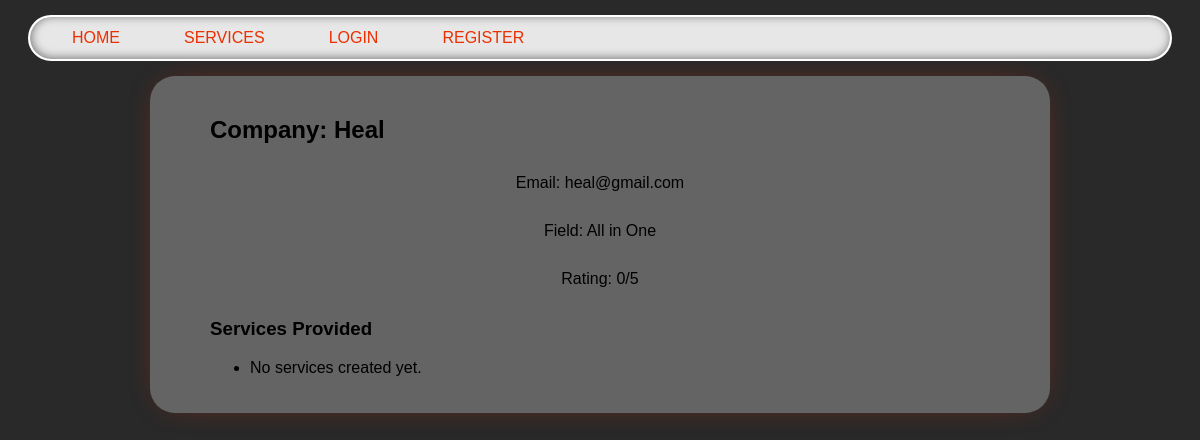
/company/Heal/, run on the app's committed database.
### users/models.py (models this page shows, shortened)
class Company(models.Model):
    user = models.OneToOneField(
        User, on_delete=models.CASCADE, primary_key=True)
    field = models.CharField(max_length=70, choices=(('Air Conditioner', 'Air Conditioner'),
                                                     ('All in One', 'All in One'),
                                                     ('Carpentry', 'Carpentry'),
                                                     ('Electricity',
                                                      'Electricity'),
                                                     ('Gardening', 'Gardening'),
                                                     ('Home Machines',
                                                      'Home Machines'),
                                                     ('House Keeping',
                                                      'House Keeping'),
                                                     ('Interior Design',
                                                      'Interior Design'),
                                                     ('Locks', 'Locks'),
                                                     ('Painting', 'Painting'),
                                                     ('Plumbing', 'Plumbing'),
                                                     ('Water Heaters', 'Water Heaters')), blank=False, null=False)
    rating = models.IntegerField(
        validators=[MaxValueValidator(5), MinValueValidator(0)], default=0)

class User(AbstractUser):
    is_company = models.BooleanField(default=False)
    is_customer = models.BooleanField(default=False)
    email = models.CharField(max_length=100, unique=True)

### netfix/views.py (the view)
# urls.py: path('company/<slug:name>/', v.company_profile, name='company_profile')
def company_profile(request, name):
    company = get_object_or_404(Company, user__username=name)
    services = company.services.all().order_by('-created_at')
    return render(request, 'users/profile_company.html', {
        'company': company,
        'services': services
    })

### users/templates/users/profile_company.html (shortened to what this page needs)
{% extends 'main/base.html' %}
{% block content %}
  <h2>Company: {{ company.user.username }}</h2>
  <p>Email: {{ company.user.email }}</p>
  <p>Field: {{ company.field }}</p>
  <p>Rating: {{ company.rating }}/5</p>
  <h3>Services Provided</h3>
  <ul>
    {% for service in company.service_set.all %}
      <li>{{ service.name }} — {{ service.price_per_hour }}/hr</li>
    {% empty %}
      <li>No services created yet.</li>
    {% endfor %}
  </ul>
{% endblock %}

### static/css/style.css (style rules this page uses)
body { background: #292929; font-family: 'Lexend Exa', sans-serif; padding: 0; margin: 0; }
.content p { text-align: center; margin: 30px 0px; white-space: pre-line; }

### data on the page
Company: user.username "Heal", user.email "heal@gmail.com", field "All in One", rating "0"
